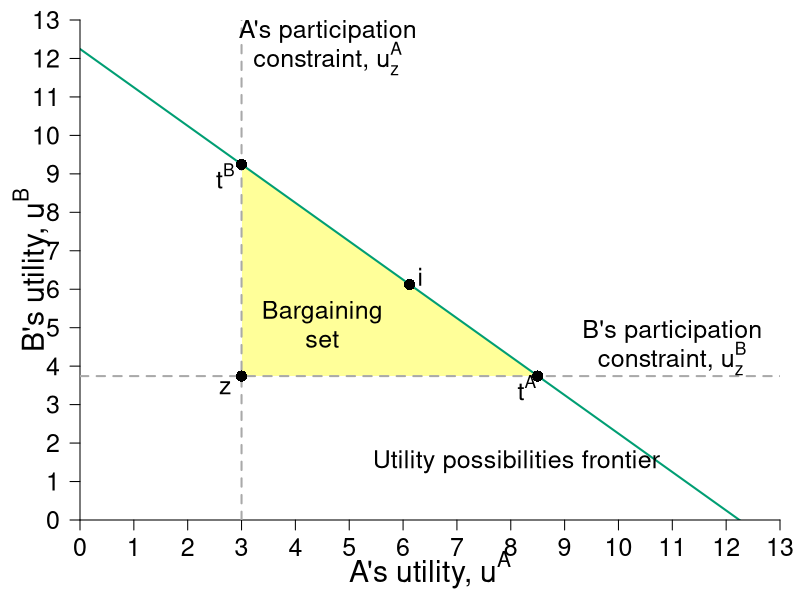

This chart was generated by the following R code:
require(ggplot2)
require(shape)
require(plotrix)
#pdf(file = "property_tioli_upfSTEP1.pdf", width = 9, height = 7)
#pdf(file = "property_tioli_upfSTEP2.pdf", width = 9, height = 7)
#pdf(file = "property_tioli_upfSTEP3.pdf", width = 9, height = 7)
pdf(file = "property/property_tioli_upf.pdf", width = 9, height = 7)

#Set parameters for graphics
namesize <- 1.3
pointsize <- 1.8
axislabelsize <- 1.8
labelsize <- 1.5
namesize <- 1.8
annotatesize <- 1.5
graphlinewidth <- 2
segmentlinewidth <- 1.5



#Colors
COL <- c("#7fc97f", "#beaed4", "#fdc086", "#ffff99", "#386cb0", "#f0027f", "#bf5b17", "#666666")
COLA <- c("#99d8c9","#66c2a4","#41ae76", "#238b45", "#005824")
COLB <- c("#4eb3d3", "#2b8cbe", "#0868ac","#084081")
grays <- gray.colors(25, start = 1, end = 0)
CBCols <- c("#009E73","#0072B2","#E69F00","#CC79A7", "#F0E442")

upf <- function(ub) {
  12.24745 - ub
}


uA <- function(xA, yA, alpha = 1/2){
  ((xA)^alpha)*((yA)^(1 - alpha))
}


#Notes
#ua = (xa^0.5)*(ya^0.5)
#ub = ((10-xa)^05)*((15-ya)^0.5)

#ua = (10^0.5)*(15^0.5) = 12.24745
#ua_e = u(8,2) = (8^0.5)*(2^0.5) = 4

#Point g
# => x^A = 4/((3/2)^0.5) = 3.27 => x^B = 6.73
# => y^A = 3/2(x^A) = 4.9 => y^B = 10.1
#ua_g(4.9^0.5)*(3.27^0.5) = 4.002874
#ub_g(6.73^0.5)*(10.1^0.5) = 8.244574
#W = (4.002874^0.5)*(8.244574^0.5) = 5.744736

#COL <- c("#7fc97f", "#beaed4", "#fdc086", "#ffff99")
par(mar =  c(4, 4, 1, 1))
xlims <- c(0, 13)
ylims <- c(0, 13)


plot(0, 0, xlim = xlims, ylim = ylims, type = "n",
     xlab = "",
     ylab = "",
     xaxt = "n", 
     yaxt = "n", 
     cex.lab = axislabelsize, 
     bty = "n",
     xaxs="i", 
     yaxs="i")

npts <- 500 
npts2 <- 501
#Specify the sequences of points for graphing. 
xx1 <- seq(xlims[1], xlims[2], length.out = npts)
xx2 <- seq(xlims[1], xlims[2], length.out = npts)
xx3 <- seq(xlims[1], xlims[2], length.out = npts2)

text(0.5*xlims[2], -1.3, expression(paste("A's utility, ", u^A)), xpd = TRUE, cex = axislabelsize) 
text(-0.9, 0.5*ylims[2], expression(paste("B's utility, ", u^B)), xpd = TRUE, cex = axislabelsize, srt = 90) 


#polygons
#I need something like xx1 with npts for 
xpoly1 <- c(uA(9,1), 8.5, uA(9,1), uA(9,1))
ypoly1 <- c(uA(1,14), uA(1,14), upf(uA(9,1)), uA(1,14))
polygon(x = xpoly1, y = ypoly1, col=COL[4], density=NULL, border = NA)

#xpoly2 = c(0, 0, 12.24745, xlims[2], xlims[2], 0)
#ypoly2 = c(ylims[2], 12.24745, 0, 0, ylims[2], ylims[2])
#polygon(x = xpoly2, y = ypoly2, col=COL[4], density=NULL, border = NA)



#Draw the lines for the graphs
lines(xx1, upf(xx1), col = CBCols[1], lwd = graphlinewidth)

#Customize ticks and labels for the plot
ticksy <- seq(from = ylims[1], to = ylims[2], by = 1)
ylabels <- seq(from = ylims[1], to = ylims[2], by = 1)
ticksx <- seq(from =  xlims[1], to = xlims[2], by = 1)
xlabels <- seq(from = xlims[1], to = xlims[2], by = 1)
axis(1, at = ticksx, pos = 0, labels = xlabels, cex.axis = labelsize)
axis(2, at = ticksy, pos = 0, labels = ylabels, las = 1, cex.axis = labelsize)

#Annotation of the  graphs
#UPF
text(8.1, 1.5, expression(paste("Utility possibilities frontier")), 
     cex = annotatesize)
# text(8.1, 1, expression(paste(u^B == bar(W) - u^A)), 
#      cex = annotatesize)

#SWF
#text(11.5, 4.5, expression(paste("Social Planner's")))
#text(11.5, 4, expression(paste("Iso-welfare Curves")))

#Annotate Point f
#u^A = (5.84^0.5)*(8.77^0.5) = 7.16
#u^B = (4.16^0.5)*(6.23^0.5) = 5.09
#W = (7.16^0.5)*(5.09^0.5) = 6.03692

#points(5.09, 7.15, pch = 16, col = "black", cex = 1.5)
#text(5.3, 7.3, expression(f))


#Annotate Point i
#(5^0.5)*(7.5^0.5) = 6.123724
#W = (6.123724^0.5)(6.123724^0.5) = 6.123724
#points(6.123724, 6.123724, pch = 16, col = "black", cex = 1.5)
#text(6.3, 6.3, expression(i))

#Annotate point g
#ua_g(4.9^0.5)*(3.27^0.5) = 4.002874
#ub_g(6.73^0.5)*(10.1^0.5) = 8.244574
#W = (4.002874^0.5)*(8.244574^0.5) = 5.744736
#points(8.24, 4, pch = 16, col = "black", cex = 1.5)
#text(8.4, 4.2, expression(g))

#Annotate point e.
#ua_e = (8^0.5)*(2^0.5) = 4
#ub_e = (2^0.5)*(13.1^0.5) = 5.118594
#W = (4^0.5)*(5.118594^0.5) = 4.524862
segments(0,  uA(1,14), xlims[2], uA(1,14), lty = 2, col = "darkgray", lwd = 2)
segments(uA(9,1), 0, uA(9,1), ylims[2], 13, lty = 2, col = "darkgray", lwd = 2)

#Annotate e
points(uA(9,1),  uA(1,14), pch = 16, col = "black", cex = 1.5)
text(uA(9,1)-0.3,  uA(1,14)-0.3, expression(z), cex = annotatesize)

#Annotate f
points(8.5, uA(1,14), pch = 16, col = "black", cex = 1.5)
text(8.5 - 0.2, uA(1,14) - 0.3, expression(t^A), cex = annotatesize)

#Annotate g
points(uA(9,1, alpha = 1/2), upf(uA(9,1)), pch = 16, col = "black", cex = 1.5)
text(uA(9,1, alpha = 1/2)-0.3, upf(uA(9,1))-0.3, expression(t^B), cex = annotatesize)

#Annotate m
#points(4.389995,  5.703502, pch = 16, col = "black", cex = 1.5)
#text(4.6, 5.9, expression(m))

#Label economic rents
#Arrows(6.68, 5.12, 6.68, 7.3, col = "black", lty = 1, lwd = 2, arr.type = "triangle")
text(4.5, 5.4, expression(paste("Bargaining")), 
     cex = annotatesize)
text(4.5, 4.7, expression(paste("set")), 
     cex = annotatesize)


#Point h
#points(4, 10, pch = 16, col = "black", cex = 1.5)
#u^A_h(6, 5) = (6^0.5)*(5^0.5) = 5.477226
#u^A_h(4, 10) = (4^0.5)*(10^0.5) = 6.324555
#points(6.12, 4, pch = 16, col = "black", cex = 1.5)
#text(5.92, 3.8, expression(h))

#Annotate Point i
#(5^0.5)*(7.5^0.5) = 6.123724
#W = (6.123724^0.5)(6.123724^0.5) = 6.123724
points(6.123724, 6.123724, pch = 16, col = "black", cex = 1.5)
text(6.123724 + 0.2, 6.123724 + 0.2, expression(i), cex = annotatesize)

#Label Participation Constraints
#Aisha's
text(11, 4.9, expression(paste("B's participation")), cex = annotatesize)
text(11, 4.2, expression(paste("constraint, ", u[z]^B)), cex = annotatesize)

#Betty's
text(4.6, 12.7, expression(paste("A's participation")), cex = annotatesize)
text(4.6, 12, expression(paste("constraint, ", u[z]^A)), cex = annotatesize)

#Arrows showing Social Planner's choices
#Arrows(5.2, 4.2, 5.9, 4.2, col = "black", lty = 1, lwd = 2, arr.type = "triangle", arr.lwd = arrowwidth)
#Arrows(6.12, 4.2, 6.12, 5.7, col = "black", lty = 1, lwd = 2, arr.type = "triangle", arr.lwd = arrowwidth)

dev.off()
